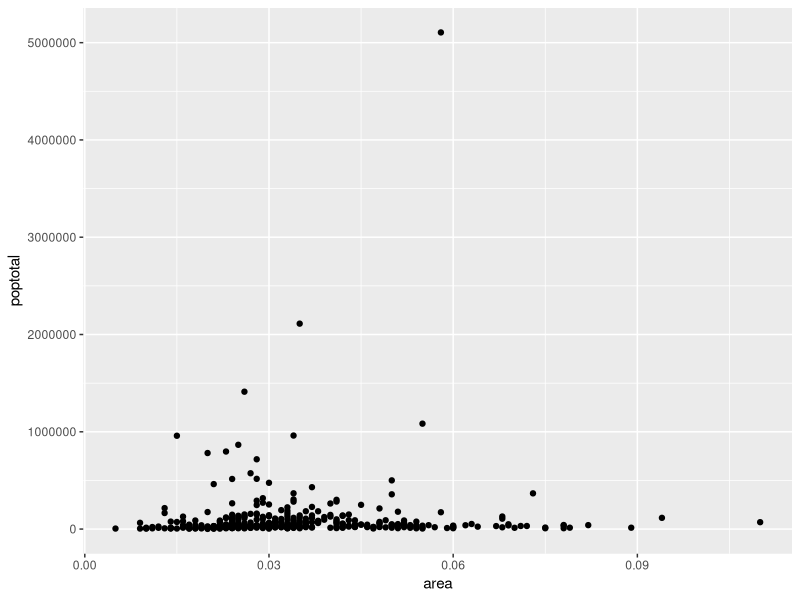
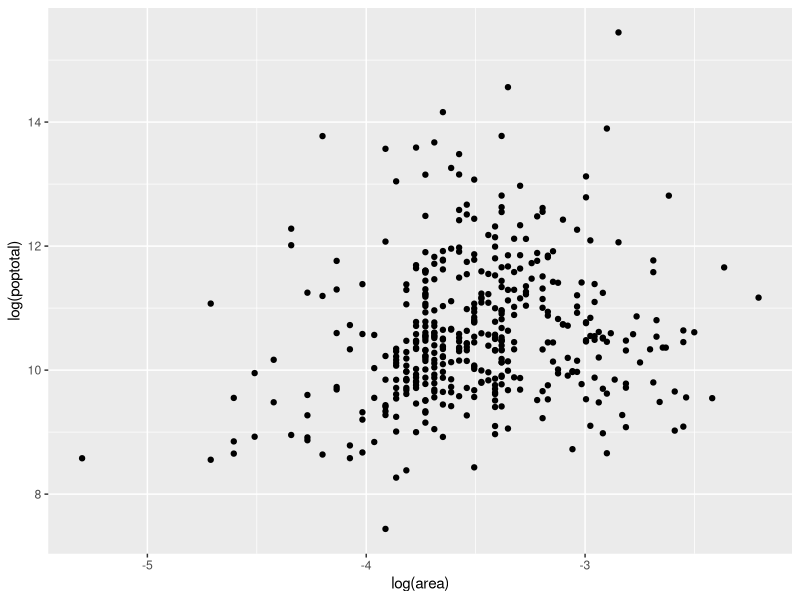
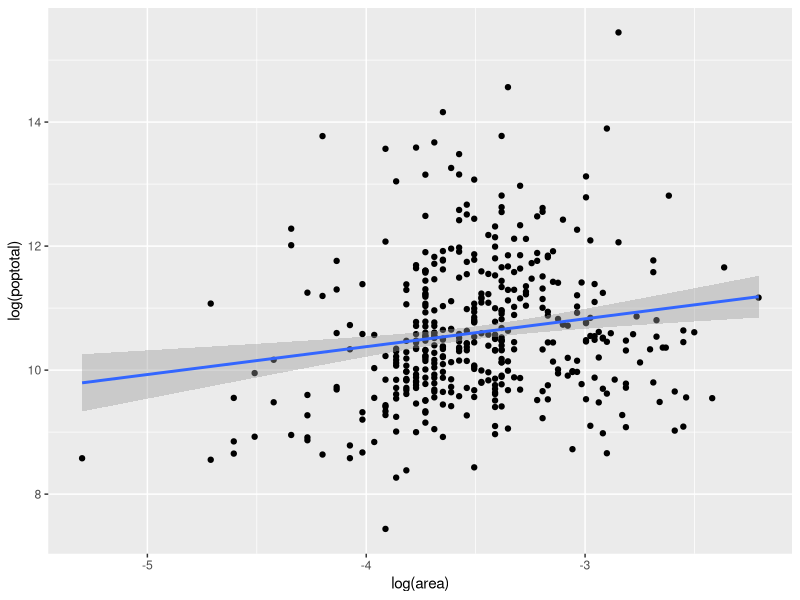
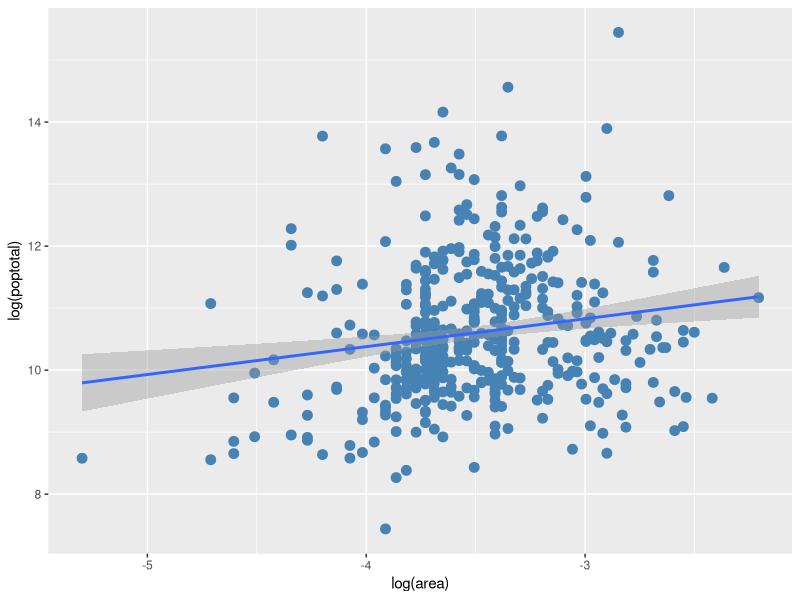
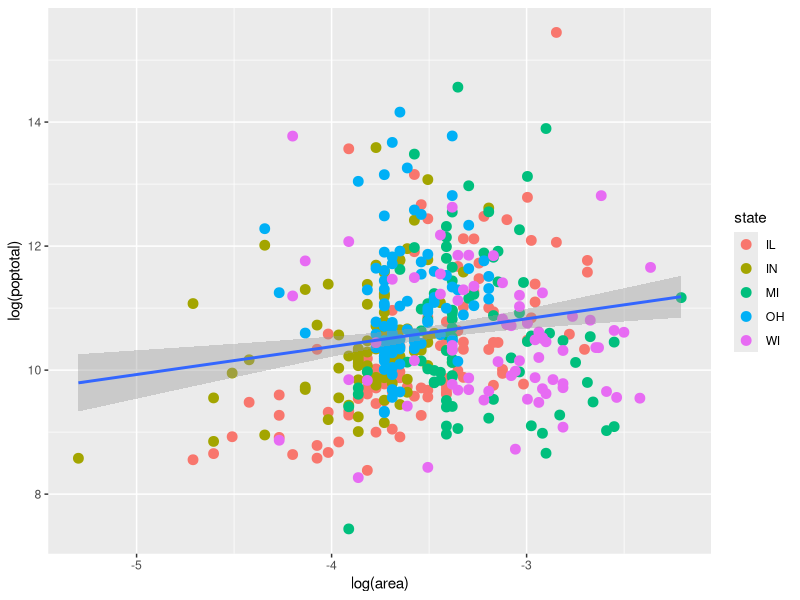
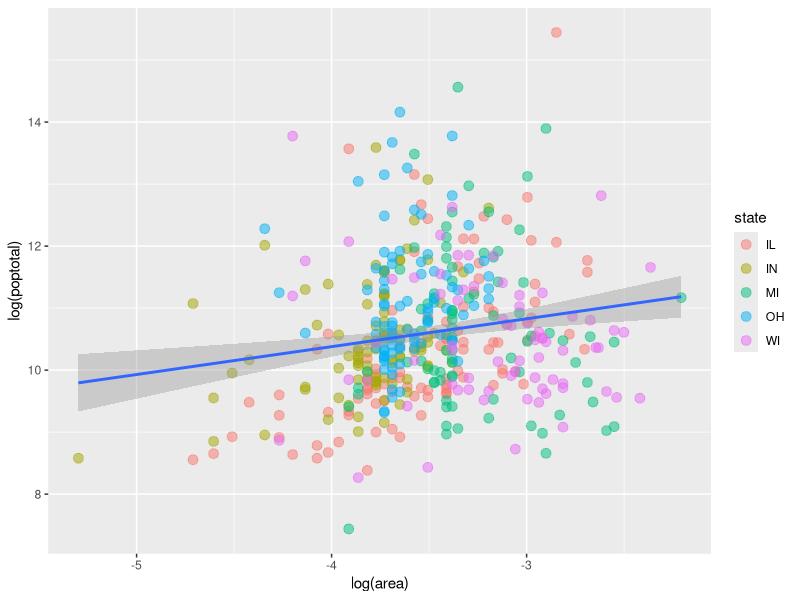
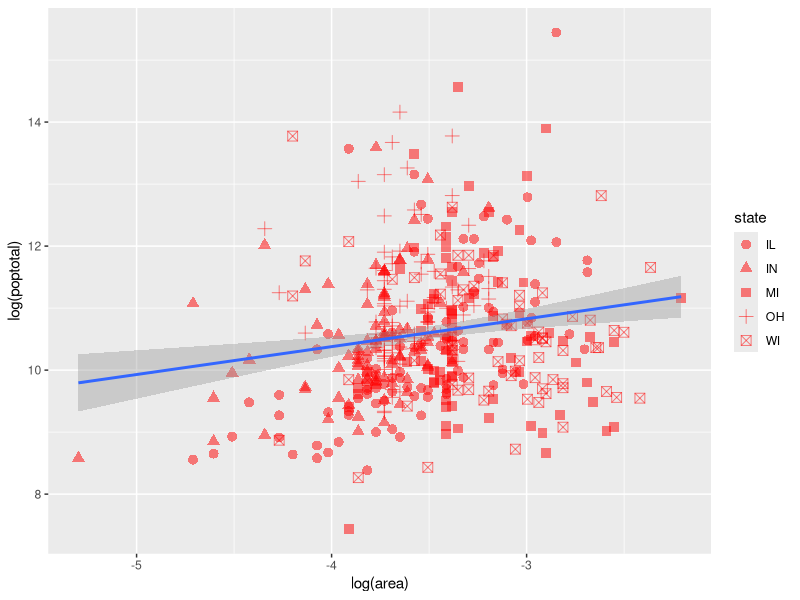
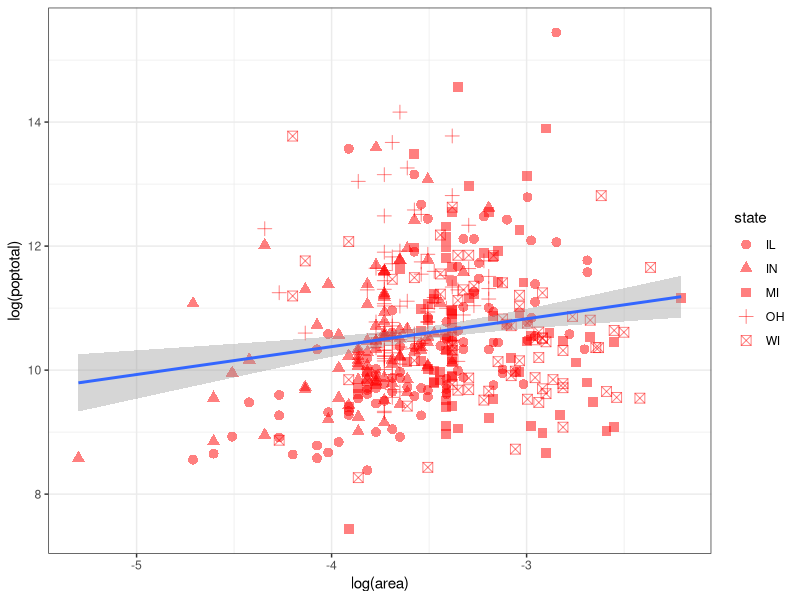

Generate these figures, in order, with R:
# Clase 6

############################################
# Scatters: pero ahora en GGPLOT
############################################

# instalar libreria
install.packages("ggplot2")

# cargar libreria
library(ggplot2)

options(scipen=999) # Apagar notacion cientifica

ggplot(midwest, aes(x=area, y=poptotal)) + geom_point() 

ggplot(midwest, aes(x=log(area), y=log(poptotal))) + geom_point() # Logeado 


ggplot(midwest, aes(x=log(area), y=log(poptotal))) + geom_point() + geom_smooth(method="lm") # con linea
# 1. Que significa esta linea?


# Altamente customizable
ggplot(midwest, aes(x=log(area), y=log(poptotal))) + geom_point(col="steelblue", size=3) + geom_smooth(method="lm") # Color azul

ggplot(midwest, aes(x=log(area), y=log(poptotal))) + geom_point(aes(col=state), size=3) + geom_smooth(method="lm") # Color by state

ggplot(midwest, aes(x=log(area), y=log(poptotal))) + geom_point(aes(col=state), size=3, alpha=0.5) + geom_smooth(method="lm") # Alpha

ggplot(midwest, aes(x=log(area), y=log(poptotal))) + geom_point(aes(shape=state), colour = "red", size=3, alpha=0.5) + geom_smooth(method="lm") # Forma del punto, segun estado.

ggplot(midwest, aes(x=log(area), y=log(poptotal))) + geom_point(aes(shape=state), colour = "red", size=3, alpha=0.5) + geom_smooth(method="lm") + theme_bw() #  Cambio de "tema de colores"

ggplot(midwest, aes(x=log(area), y=log(poptotal))) + geom_point(aes(shape=state), colour = "red", size=3, alpha=0.5) + geom_smooth(method="lm") + theme_bw() + labs(title="Area y Población", y="Población", x="Área", caption="Base de datos 'Midwest'") # Cambio en los titulos de los ejes.


# en este grafico usamos geom_point dos veces. una para poner los puntos del log(poptotal) y otra para los puntos de "percblack" (% de Afro americanos). Este tipo de graficos se usa cuando queremos observar la relacion ente dos variables. Aqui no vemos que haya una relacion clara.
ggplot(midwest, aes(x=area)) + 
        geom_point(aes(y=log(poptotal)), colour = "red", size=3, alpha=0.5) + 
        geom_point(aes(y=percblack), colour = "green", size=2, alpha=0.5) + 
        theme_bw() + 
        labs(title="Area y Población", y="Población", x="Área", caption="Base de datos 'Midwest'")



############################################
# Mapas en GGPLOT
############################################


# instalar librerias (OJO: podemos cargamos varias al mismo tiempo, si lo hacemos escribiendo un vector "c" ).
install.packages(c("rgeos", "cowplot", "googleway", "ggplot2", "ggrepel", "ggspatial", "libwgeom", "sf", "rnaturalearth", "rnaturalearthdata"))


# cargamos algunas de estas librerias 
library("ggplot2")
theme_set(theme_bw()) # seteamos el tema "black and white" para no tener ese fondo plomo que siempre tiene GGPLOT. Se ve mejor, mas limpio.
library("sf")
library("rnaturalearth") # libreria con todos los mapas del mundo
library("rnaturalearthdata") # libreria complementaria de "rnaturalearth"

#
world <- ne_countries(scale = "medium", returnclass = "sf")

# grafico basico del mundo
ggplot(data = world) + geom_sf()


# agreguemosle un poco de color...
ggplot(data = world) + geom_sf(color = "black", fill = "lightgreen") # pero esta coloracion no aporta mucha informacion...

# agreguemosle un poco de color...pero con algo mas de significado.
ggplot(data = world) + geom_sf(aes(fill = pop_est)) + scale_fill_viridis_c(option = "plasma", trans = "sqrt") # poblacion estimada.

# tratemos de plotear el Sudamerica...para eso, cambiamos las coordenadas.
ggplot(data = world) + geom_sf() + coord_sf(xlim = c(-84, -35), ylim = c(-55, 12)) 



# Plot mas complejo de Sudamerica
world_points<- st_centroid(world) # declaremos los nombres de los paises segun coordenadas.
world_points # veamos...
world_points <- cbind(world, st_coordinates(st_centroid(world$geometry))) # "column bind" (haciendo MERGE...nuestra base de datos con latitud/longitud, y otra base con "world_points", es decir, nombres de los paises)

# ahora ocupemos la misma base de datos para plotear Sudametica, pero con el nombre de los paises.
ggplot(data = world) + geom_sf() + coord_sf(xlim = c(-84, -35), ylim = c(-55, 12)) + geom_text(data= world_points,aes(x=X, y=Y, label=name), color = "darkblue", fontface = "bold", check_overlap = FALSE)
